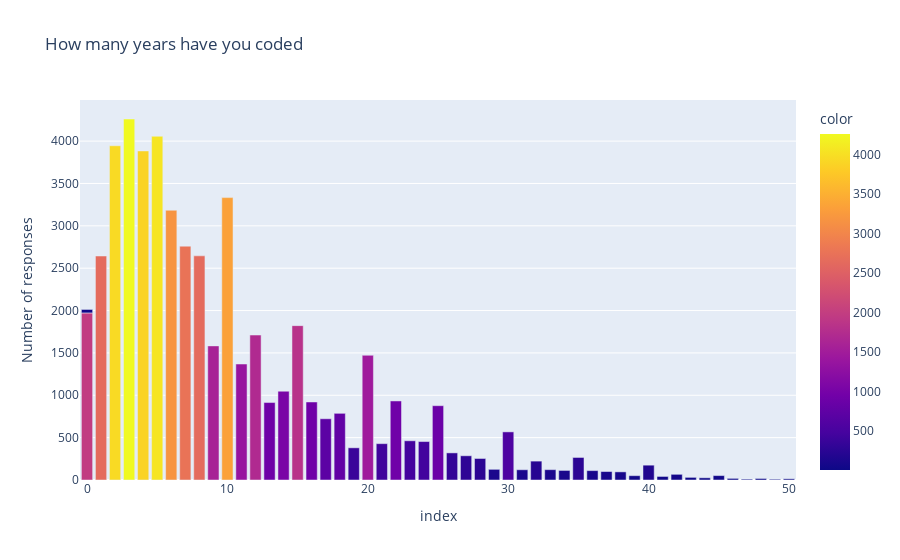

This figure's notebook cell:
### Code cell
figure = px.bar(data_frame=YearsCode_data, 
                x=YearsCode_data.index, 
                y=YearsCode_data.values, 
                labels={'y':'Number of responses', 'x':'Education level'},title="How many years have you coded", 
                color=YearsCode_data.values)

figure.show()

### Figure 1 — Plotly figure (JSON) as saved in the notebook; plotly's stock layout.template omitted (floating-point values rounded to 4 significant figures)
{"data": [{"alignmentgroup": "True", "hovertemplate": "index=%{x}<br>Number of responses=%{y}<br>color=%{marker.color}<extra></extra>", "legendgroup": "", "marker": {"color": [4261, 4057, 3945, 3884, 3333, 3184, 2760, 2646, 2644, 1972, 1822, 1711, 1583, 1472, 1369, 1048, 933, 921, 914, 877, 787, 723, 568, 463, 454, 429, 380, 320, 286, 266, 254, 223, 175, 126, 122, 121, 113, 111, 100, 96, 67, 52, 51, 42, 41, 31, 26, 19, 18, 14, 10, 9], "coloraxis": "coloraxis", "pattern": {"shape": ""}}, "name": "", "offsetgroup": "", "orientation": "v", "showlegend": false, "textposition": "auto", "type": "bar", "x": [3, 5, 2, 4, 10, 6, 7, 8, 1, 0, 15, 12, 9, 20, 11, 14, 22, 16, 13, 25, 18, 17, 30, 23, 24, 21, 19, 26, 27, 35, 28, 32, 40, 29, 33, 31, 34, 36, 37, 38, 42, 45, 39, 41, 0, 43, 44, 46, 48, 50, 47, 49], "xaxis": "x", "y": [4261, 4057, 3945, 3884, 3333, 3184, 2760, 2646, 2644, 1972, 1822, 1711, 1583, 1472, 1369, 1048, 933, 921, 914, 877, 787, 723, 568, 463, 454, 429, 380, 320, 286, 266, 254, 223, 175, 126, 122, 121, 113, 111, 100, 96, 67, 52, 51, 42, 41, 31, 26, 19, 18, 14, 10, 9], "yaxis": "y"}], "layout": {"barmode": "relative", "coloraxis": {"colorbar": {"title": {"text": "color"}}, "colorscale": [[0, "#0d0887"], [0.1111, "#46039f"], [0.2222, "#7201a8"], [0.3333, "#9c179e"], [0.4444, "#bd3786"], [0.5556, "#d8576b"], [0.6667, "#ed7953"], [0.7778, "#fb9f3a"], [0.8889, "#fdca26"], [1, "#f0f921"]]}, "legend": {"tracegroupgap": 0}, "title": {"text": "How many years have you coded"}, "xaxis": {"anchor": "y", "domain": [0, 1], "title": {"text": "index"}}, "yaxis": {"anchor": "x", "domain": [0, 1], "title": {"text": "Number of responses"}}}}
